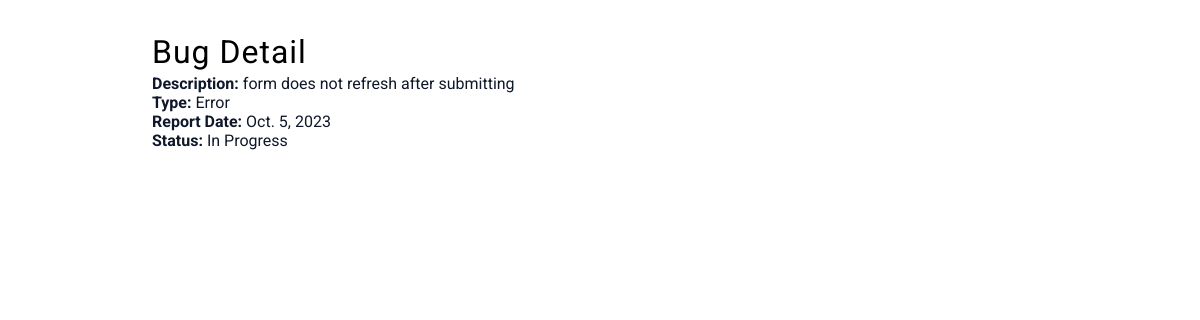
Page /bug/2/ on the committed database.
### bug/models.py (models this page shows, shortened)
class Bug(models.Model):
    BUG_TYPES = (
        ('error', 'Error'),
        ('feature', 'New Feature'),
        ('other', 'Other'),
    )
    STATUS_CHOICES = (
        ('to_do', 'To Do'),
        ('in_progress', 'In Progress'),
        ('done', 'Done'),
    )
    description = models.CharField(max_length=120)
    bug_type = models.CharField(
        max_length=70, choices=BUG_TYPES, default='error')
    report_date = models.DateField(auto_now_add=True)
    status = models.CharField(
        max_length=20, choices=STATUS_CHOICES, default='to_do')

### bug/views.py (the view)
# urls.py: path("<int:bug_id>/", views.bug_detail, name="bug_detail"),
def bug_detail(request, bug_id):
    bug = get_object_or_404(Bug, pk=bug_id)
    return render(request, "bug/detail.html", {"bug": bug})

### bug/templates/bug/detail.html (shortened to what this page needs)
{% extends "base.html" %}
{% block content %}
<h1>Bug Detail</h1>
<ul>
    <li><strong>Description:</strong> {{ bug.description }}</li>
    <li><strong>Type:</strong> {{ bug.get_bug_type_display }}</li>
    <li><strong>Report Date:</strong> {{ bug.report_date }}</li>
    <li><strong>Status:</strong> {{ bug.get_status_display }}</li>
</ul>
{% endblock %}

### static/css/styles.css (style rules this page uses)
html { font-size: 16px; }
body { font-family: 'Roboto', sans-serif; }
:root { --primary-100: #e6f0ff; --primary-200: #b4d3fe; --primary-300: #82b6fd; --primary-400: #5098fc; --primary-500: #03449d; --primary-600: #034caf; --primary-700: #02367d; --primary-800: #01214b; --primary-900: #000b19; --grey-50: #f8fafc; --grey-100: #f1f5f9; --grey-200: #e2e8f0; --grey-300: #cbd5e1; --grey-400: #94a3b8; --grey-500: #64748b; --grey-600: #475569; --grey-700: #334155; --grey-800: #1e293b; --grey-900: #0f172a; --black: #222; --white: #fff; --red-light: #f8d7da; --red-dark: #842029; --green-light: #d1e7dd; --green-dark: #0f5132; --small-text: 0.8rem; --extra-small-text: 0.7em; --backgroundColor: var(--grey-100); --textColor: var(--grey-900); --borderRadius: 0.25rem; --letterSpacing: 1px; --transition: 0.3s ease-in-out all; --max-width: 1120px; --fixed-width: 600px; --view-width: 90vw; --shadow-1: 0 1px 3px 0 rgba(0, 0, 0, 0.1), 0 1px 2px 0 rgba(0, 0, 0, 0.06); --shadow-2: 0 4px 6px -1px rgba(0, 0, 0, 0.1), 0 2px 4px -1px rgba(0, 0, 0, 0.06); --shadow-3: 0 10px 15px -3px rgba(0, 0, 0, 0.1), 0 4px 6px -2px rgba(0, 0, 0, 0.05); --shadow-4: 0 20px 25px -5px rgba(0, 0, 0, 0.1), 0 10px 10px -5px rgba(0, 0, 0, 0.04); }
body { background-color: var(--white); }
h1 { margin: 0; font-weight: 400; line-height: 1.3; text-transform: capitalize; letter-spacing: var(--letterSpacing); }
ul { list-style-type: none; padding: 0; }
li, li a { color: var(--textColor) }

### rows in the picture
Bug: description "form does not refresh after submitting", bug_type "Error", report_date "Oct. 5, 2023", status "In Progress"
